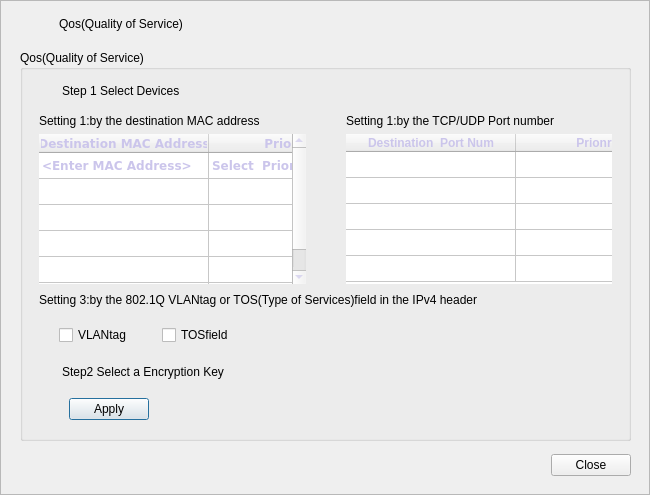
<?xml version="1.0" encoding="UTF-8"?>
<ui version="4.0">
 <class>PowerlineQos</class>
 <widget class="QDialog" name="PowerlineQos">
  <property name="geometry">
   <rect>
    <x>0</x>
    <y>0</y>
    <width>650</width>
    <height>495</height>
   </rect>
  </property>
  <property name="windowTitle">
   <string>Dialog</string>
  </property>
  <layout class="QHBoxLayout" name="horizontalLayout_3">
   <property name="spacing">
    <number>0</number>
   </property>
   <property name="margin">
    <number>0</number>
   </property>
   <item>
    <widget class="QFrame" name="iframe">
     <property name="frameShape">
      <enum>QFrame::StyledPanel</enum>
     </property>
     <property name="frameShadow">
      <enum>QFrame::Raised</enum>
     </property>
     <widget class="QGroupBox" name="groupBox">
      <property name="geometry">
       <rect>
        <x>20</x>
        <y>50</y>
        <width>611</width>
        <height>391</height>
       </rect>
      </property>
      <property name="title">
       <string>Qos(Quality of Service)</string>
      </property>
      <layout class="QVBoxLayout" name="verticalLayout_3">
       <property name="leftMargin">
        <number>16</number>
       </property>
       <property name="rightMargin">
        <number>16</number>
       </property>
       <item>
        <layout class="QHBoxLayout" name="horizontalLayout_9">
         <item>
          <widget class="QLabel" name="lab_pic">
           <property name="sizePolicy">
            <sizepolicy hsizetype="Fixed" vsizetype="Fixed">
             <horstretch>0</horstretch>
             <verstretch>0</verstretch>
            </sizepolicy>
           </property>
           <property name="minimumSize">
            <size>
             <width>17</width>
             <height>23</height>
            </size>
           </property>
           <property name="maximumSize">
            <size>
             <width>17</width>
             <height>23</height>
            </size>
           </property>
           <property name="text">
            <string/>
           </property>
           <property name="Label_PIC" stdset="0">
            <string>1</string>
           </property>
          </widget>
         </item>
         <item>
          <widget class="QLabel" name="label_2">
           <property name="text">
            <string>Step 1 Select Devices</string>
           </property>
           <property name="LAB_TITLE" stdset="0">
            <string>1</string>
           </property>
          </widget>
         </item>
         <item>
          <spacer name="horizontalSpacer_8">
           <property name="orientation">
            <enum>Qt::Horizontal</enum>
           </property>
           <property name="sizeHint" stdset="0">
            <size>
             <width>40</width>
             <height>20</height>
            </size>
           </property>
          </spacer>
         </item>
        </layout>
       </item>
       <item>
        <widget class="QFrame" name="frame">
         <layout class="QHBoxLayout" name="horizontalLayout_8">
          <property name="spacing">
           <number>40</number>
          </property>
          <property name="leftMargin">
           <number>0</number>
          </property>
          <property name="topMargin">
           <number>6</number>
          </property>
          <property name="rightMargin">
           <number>0</number>
          </property>
          <property name="bottomMargin">
           <number>0</number>
          </property>
          <item>
           <widget class="QFrame" name="frame_2">
            <property name="frameShape">
             <enum>QFrame::NoFrame</enum>
            </property>
            <property name="frameShadow">
             <enum>QFrame::Plain</enum>
            </property>
            <layout class="QVBoxLayout" name="verticalLayout">
             <property name="margin">
              <number>0</number>
             </property>
             <item>
              <widget class="QLabel" name="label_3">
               <property name="text">
                <string>Setting 1:by the destination MAC address</string>
               </property>
              </widget>
             </item>
             <item>
              <spacer name="verticalSpacer">
               <property name="orientation">
                <enum>Qt::Vertical</enum>
               </property>
               <property name="sizeType">
                <enum>QSizePolicy::Expanding</enum>
               </property>
               <property name="sizeHint" stdset="0">
                <size>
                 <width>20</width>
                 <height>2</height>
                </size>
               </property>
              </spacer>
             </item>
             <item>
              <widget class="QTableWidget" name="table_addr">
               <property name="font">
                <font>
                 <family>Verdana</family>
                 <weight>75</weight>
                 <italic>false</italic>
                 <bold>true</bold>
                </font>
               </property>
               <property name="focusPolicy">
                <enum>Qt::NoFocus</enum>
               </property>
               <property name="styleSheet">
                <string notr="true">	color:rgb(203, 197, 235);
	font:bold;</string>
               </property>
               <property name="frameShape">
                <enum>QFrame::NoFrame</enum>
               </property>
               <property name="frameShadow">
                <enum>QFrame::Plain</enum>
               </property>
               <property name="verticalScrollBarPolicy">
                <enum>Qt::ScrollBarAsNeeded</enum>
               </property>
               <property name="horizontalScrollBarPolicy">
                <enum>Qt::ScrollBarAlwaysOff</enum>
               </property>
               <attribute name="horizontalHeaderCascadingSectionResizes">
                <bool>false</bool>
               </attribute>
               <attribute name="horizontalHeaderDefaultSectionSize">
                <number>170</number>
               </attribute>
               <attribute name="horizontalHeaderMinimumSectionSize">
                <number>30</number>
               </attribute>
               <attribute name="horizontalHeaderStretchLastSection">
                <bool>true</bool>
               </attribute>
               <attribute name="verticalHeaderVisible">
                <bool>false</bool>
               </attribute>
               <attribute name="verticalHeaderDefaultSectionSize">
                <number>26</number>
               </attribute>
               <row>
                <property name="text">
                 <string>0</string>
                </property>
               </row>
               <row>
                <property name="text">
                 <string>1</string>
                </property>
               </row>
               <row>
                <property name="text">
                 <string>2</string>
                </property>
               </row>
               <row>
                <property name="text">
                 <string>3</string>
                </property>
               </row>
               <row>
                <property name="text">
                 <string>4</string>
                </property>
               </row>
               <row>
                <property name="text">
                 <string>5</string>
                </property>
               </row>
               <column>
                <property name="text">
                 <string>Destination MAC Address</string>
                </property>
               </column>
               <column>
                <property name="text">
                 <string>Prionrity</string>
                </property>
               </column>
               <item row="0" column="0">
                <property name="text">
                 <string>&lt;Enter MAC Address&gt;</string>
                </property>
                <property name="flags">
                 <set>ItemIsSelectable|ItemIsDragEnabled|ItemIsEnabled</set>
                </property>
               </item>
               <item row="0" column="1">
                <property name="text">
                 <string>Select  Prionrity</string>
                </property>
               </item>
              </widget>
             </item>
            </layout>
           </widget>
          </item>
          <item>
           <widget class="QFrame" name="frame_3">
            <property name="frameShape">
             <enum>QFrame::NoFrame</enum>
            </property>
            <property name="frameShadow">
             <enum>QFrame::Plain</enum>
            </property>
            <layout class="QVBoxLayout" name="verticalLayout_2">
             <property name="margin">
              <number>0</number>
             </property>
             <item>
              <widget class="QLabel" name="label_4">
               <property name="text">
                <string>Setting 1:by the TCP/UDP Port number</string>
               </property>
              </widget>
             </item>
             <item>
              <spacer name="verticalSpacer_2">
               <property name="orientation">
                <enum>Qt::Vertical</enum>
               </property>
               <property name="sizeType">
                <enum>QSizePolicy::Expanding</enum>
               </property>
               <property name="sizeHint" stdset="0">
                <size>
                 <width>20</width>
                 <height>1</height>
                </size>
               </property>
              </spacer>
             </item>
             <item>
              <widget class="QTableWidget" name="table_port">
               <property name="focusPolicy">
                <enum>Qt::NoFocus</enum>
               </property>
               <property name="styleSheet">
                <string notr="true">	color:rgb(203, 197, 235);
	font:bold;</string>
               </property>
               <property name="frameShape">
                <enum>QFrame::NoFrame</enum>
               </property>
               <property name="frameShadow">
                <enum>QFrame::Plain</enum>
               </property>
               <property name="horizontalScrollBarPolicy">
                <enum>Qt::ScrollBarAlwaysOff</enum>
               </property>
               <property name="rowCount">
                <number>5</number>
               </property>
               <attribute name="horizontalHeaderCascadingSectionResizes">
                <bool>false</bool>
               </attribute>
               <attribute name="horizontalHeaderDefaultSectionSize">
                <number>170</number>
               </attribute>
               <attribute name="horizontalHeaderMinimumSectionSize">
                <number>30</number>
               </attribute>
               <attribute name="horizontalHeaderStretchLastSection">
                <bool>true</bool>
               </attribute>
               <attribute name="verticalHeaderVisible">
                <bool>false</bool>
               </attribute>
               <attribute name="verticalHeaderDefaultSectionSize">
                <number>26</number>
               </attribute>
               <attribute name="verticalHeaderHighlightSections">
                <bool>true</bool>
               </attribute>
               <row/>
               <row/>
               <row/>
               <row/>
               <row/>
               <column>
                <property name="text">
                 <string>Destination  Port Num</string>
                </property>
               </column>
               <column>
                <property name="text">
                 <string>Prionrity</string>
                </property>
               </column>
              </widget>
             </item>
            </layout>
           </widget>
          </item>
         </layout>
        </widget>
       </item>
       <item>
        <layout class="QHBoxLayout" name="horizontalLayout_7">
         <item>
          <widget class="QLabel" name="label_5">
           <property name="text">
            <string>Setting 3:by the 802.1Q VLANtag or TOS(Type of Services)field in the IPv4 header</string>
           </property>
          </widget>
         </item>
         <item>
          <spacer name="horizontalSpacer_7">
           <property name="orientation">
            <enum>Qt::Horizontal</enum>
           </property>
           <property name="sizeHint" stdset="0">
            <size>
             <width>40</width>
             <height>20</height>
            </size>
           </property>
          </spacer>
         </item>
        </layout>
       </item>
       <item>
        <widget class="QFrame" name="frame">
         <layout class="QHBoxLayout" name="horizontalLayout_6">
          <property name="spacing">
           <number>30</number>
          </property>
          <property name="leftMargin">
           <number>20</number>
          </property>
          <item>
           <widget class="QCheckBox" name="checkBox">
            <property name="focusPolicy">
             <enum>Qt::NoFocus</enum>
            </property>
            <property name="text">
             <string>VLANtag</string>
            </property>
           </widget>
          </item>
          <item>
           <widget class="QCheckBox" name="checkBox_2">
            <property name="focusPolicy">
             <enum>Qt::NoFocus</enum>
            </property>
            <property name="text">
             <string>TOSfield</string>
            </property>
           </widget>
          </item>
          <item>
           <spacer name="horizontalSpacer_6">
            <property name="orientation">
             <enum>Qt::Horizontal</enum>
            </property>
            <property name="sizeHint" stdset="0">
             <size>
              <width>40</width>
              <height>20</height>
             </size>
            </property>
           </spacer>
          </item>
         </layout>
        </widget>
       </item>
       <item>
        <spacer name="verticalSpacer_3">
         <property name="orientation">
          <enum>Qt::Vertical</enum>
         </property>
         <property name="sizeHint" stdset="0">
          <size>
           <width>20</width>
           <height>40</height>
          </size>
         </property>
        </spacer>
       </item>
       <item>
        <layout class="QHBoxLayout" name="horizontalLayout_5">
         <item>
          <widget class="QLabel" name="label_7">
           <property name="sizePolicy">
            <sizepolicy hsizetype="Fixed" vsizetype="Fixed">
             <horstretch>0</horstretch>
             <verstretch>0</verstretch>
            </sizepolicy>
           </property>
           <property name="minimumSize">
            <size>
             <width>17</width>
             <height>23</height>
            </size>
           </property>
           <property name="maximumSize">
            <size>
             <width>17</width>
             <height>23</height>
            </size>
           </property>
           <property name="text">
            <string/>
           </property>
           <property name="Label_PIC" stdset="0">
            <string>1</string>
           </property>
          </widget>
         </item>
         <item>
          <widget class="QLabel" name="label_6">
           <property name="text">
            <string>Step2 Select a Encryption Key</string>
           </property>
           <property name="LAB_TITLE" stdset="0">
            <string>1</string>
           </property>
          </widget>
         </item>
         <item>
          <spacer name="horizontalSpacer_5">
           <property name="orientation">
            <enum>Qt::Horizontal</enum>
           </property>
           <property name="sizeHint" stdset="0">
            <size>
             <width>40</width>
             <height>20</height>
            </size>
           </property>
          </spacer>
         </item>
        </layout>
       </item>
       <item>
        <spacer name="verticalSpacer_4">
         <property name="orientation">
          <enum>Qt::Vertical</enum>
         </property>
         <property name="sizeHint" stdset="0">
          <size>
           <width>20</width>
           <height>40</height>
          </size>
         </property>
        </spacer>
       </item>
       <item>
        <widget class="QFrame" name="frame">
         <layout class="QHBoxLayout" name="horizontalLayout_4">
          <property name="leftMargin">
           <number>30</number>
          </property>
          <item>
           <widget class="QPushButton" name="but_apply">
            <property name="sizePolicy">
             <sizepolicy hsizetype="Preferred" vsizetype="Fixed">
              <horstretch>0</horstretch>
              <verstretch>0</verstretch>
             </sizepolicy>
            </property>
            <property name="text">
             <string>Apply</string>
            </property>
           </widget>
          </item>
          <item>
           <spacer name="horizontalSpacer_4">
            <property name="orientation">
             <enum>Qt::Horizontal</enum>
            </property>
            <property name="sizeType">
             <enum>QSizePolicy::Expanding</enum>
            </property>
            <property name="sizeHint" stdset="0">
             <size>
              <width>40</width>
              <height>20</height>
             </size>
            </property>
           </spacer>
          </item>
         </layout>
        </widget>
       </item>
      </layout>
     </widget>
     <widget class="QFrame" name="frame_4">
      <property name="geometry">
       <rect>
        <x>11</x>
        <y>13</y>
        <width>631</width>
        <height>21</height>
       </rect>
      </property>
      <property name="frameShape">
       <enum>QFrame::NoFrame</enum>
      </property>
      <property name="frameShadow">
       <enum>QFrame::Plain</enum>
      </property>
      <layout class="QHBoxLayout" name="horizontalLayout">
       <property name="spacing">
        <number>0</number>
       </property>
       <property name="margin">
        <number>0</number>
       </property>
       <item>
        <spacer name="horizontalSpacer">
         <property name="orientation">
          <enum>Qt::Horizontal</enum>
         </property>
         <property name="sizeType">
          <enum>QSizePolicy::Fixed</enum>
         </property>
         <property name="sizeHint" stdset="0">
          <size>
           <width>48</width>
           <height>18</height>
          </size>
         </property>
        </spacer>
       </item>
       <item>
        <widget class="QLabel" name="label_title">
         <property name="sizePolicy">
          <sizepolicy hsizetype="Expanding" vsizetype="Preferred">
           <horstretch>0</horstretch>
           <verstretch>0</verstretch>
          </sizepolicy>
         </property>
         <property name="text">
          <string>Qos(Quality of Service)</string>
         </property>
        </widget>
       </item>
      </layout>
     </widget>
     <widget class="QFrame" name="frame">
      <property name="geometry">
       <rect>
        <x>30</x>
        <y>450</y>
        <width>601</width>
        <height>31</height>
       </rect>
      </property>
      <property name="frameShape">
       <enum>QFrame::NoFrame</enum>
      </property>
      <property name="frameShadow">
       <enum>QFrame::Plain</enum>
      </property>
      <layout class="QHBoxLayout" name="horizontalLayout_2">
       <property name="margin">
        <number>0</number>
       </property>
       <item>
        <spacer name="horizontalSpacer_2">
         <property name="orientation">
          <enum>Qt::Horizontal</enum>
         </property>
         <property name="sizeHint" stdset="0">
          <size>
           <width>40</width>
           <height>20</height>
          </size>
         </property>
        </spacer>
       </item>
       <item>
        <widget class="QPushButton" name="but_close">
         <property name="text">
          <string>Close</string>
         </property>
        </widget>
       </item>
      </layout>
     </widget>
    </widget>
   </item>
  </layout>
 </widget>
 <resources/>
 <connections/>
</ui>
